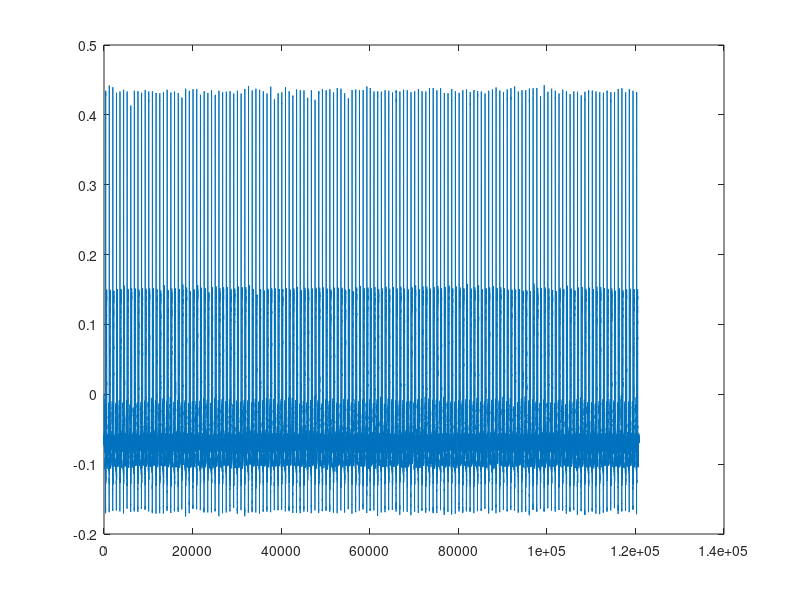
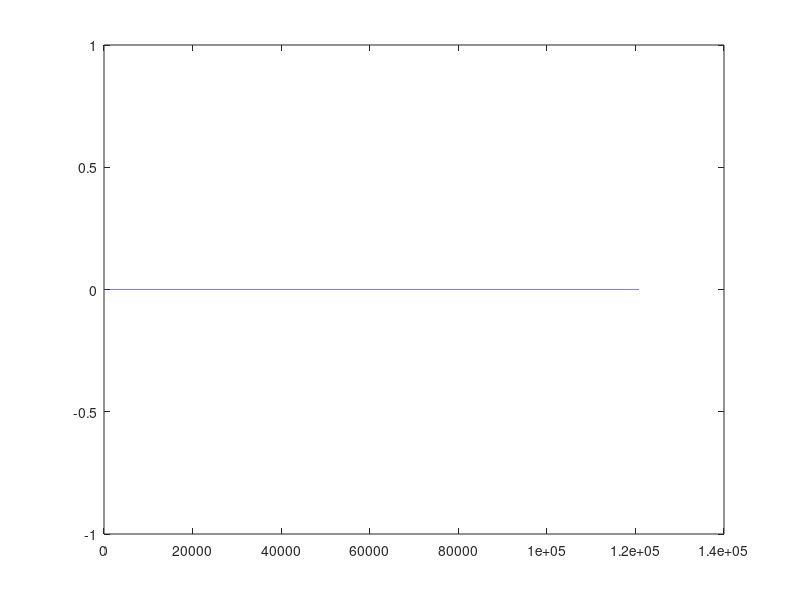

The MATLAB source for these figures, in order:
% testing Emmanuel's Algorithm using signal

clear all;
ecgSignal = xlsread('ECG Signal.csv');
discreteCosineTransform = dct(ecgSignal);

threshold1 = .005;
threshold2 = -.005;

counter = 0;
dlmwrite ('original_file.txt',ecgSignal,'delimiter', ' ','newline','pc');
x= length (ecgSignal);

for i=1:size(discreteCosineTransform)
    if discreteCosineTransform(i)>threshold1
       
        counter = counter + 1;
    
    end
end

for i=1:size(discreteCosineTransform)
    if discreteCosineTransform(i) <threshold2
       
        counter = counter + 1;
    
    end
end

compressedSignal = zeros(counter,2);
for i=1:counter
    if discreteCosineTransform(i)>threshold1
        if discreteCosineTransform(i)<threshold2
        compressedSignal(i,1) = i;
        compressedSignal(i,2) = discreteCosineTransform(i);
        end
    end
end
 
 dlmwrite('mydata.txt',compressedSignal ,'delimiter', ' ','newline','pc');
[filename,filepath] = uigetfile('*.txt','Select a Signal');
 file = [filepath filename];
 back_file = dlmread(filename,' ');
 
 
 
 [i,j,v] = find(back_file) ;recovery_signal=zeros(x,1);
 recovery_signal(i,1)= v (i);
 
recoveredSignal=idct(recovery_signal);
plot(ecgSignal )
figure
plot(recoveredSignal)

 
whos;